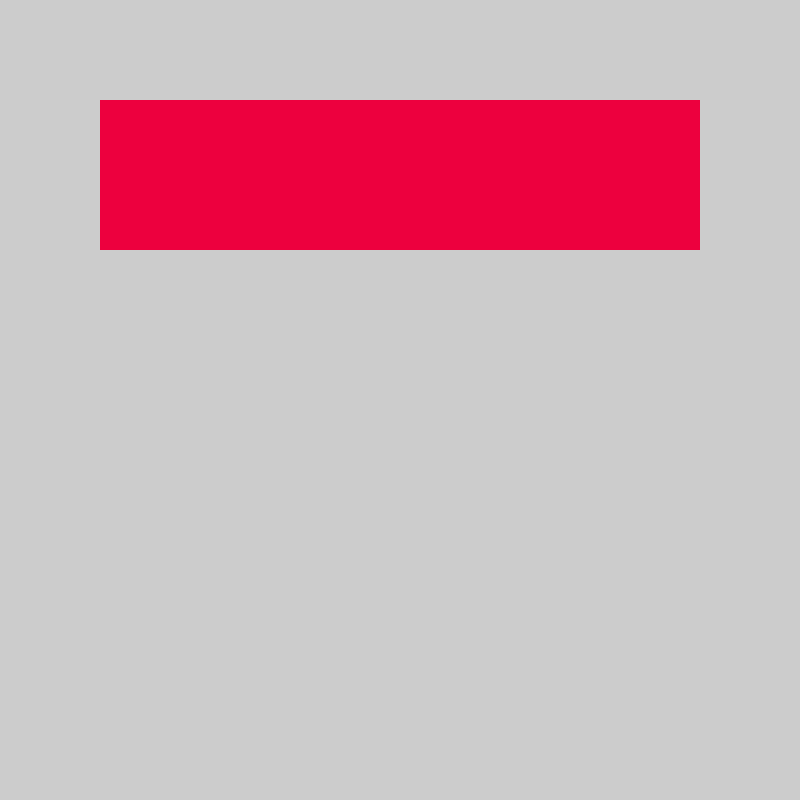
Frame 1 (no input)
Frame 60 (the mouse pressed at the canvas centre just before this capture): identical to frame 1, image omitted
Frame 120 (the mouse held since frame 60 and released just before this capture): identical to frame 1, image omitted

The Processing sketch that drew this single still picture (run headless with seeded random() and noise(); from frame 60 on, the mouse is pressed at the canvas centre):

// Processing sketch: p1_variables
// ── p1_variables.pde
color couleurRectangle = color(237, 0, 62);
int debutX = 100;
int debutY = 100;
int largeur = 600;
int hauteur = 150;

void setup() {
    size(800, 800);
}

void draw() {
    noStroke();
    fill(couleurRectangle);
    rect(debutX, debutY, largeur, hauteur);
}
